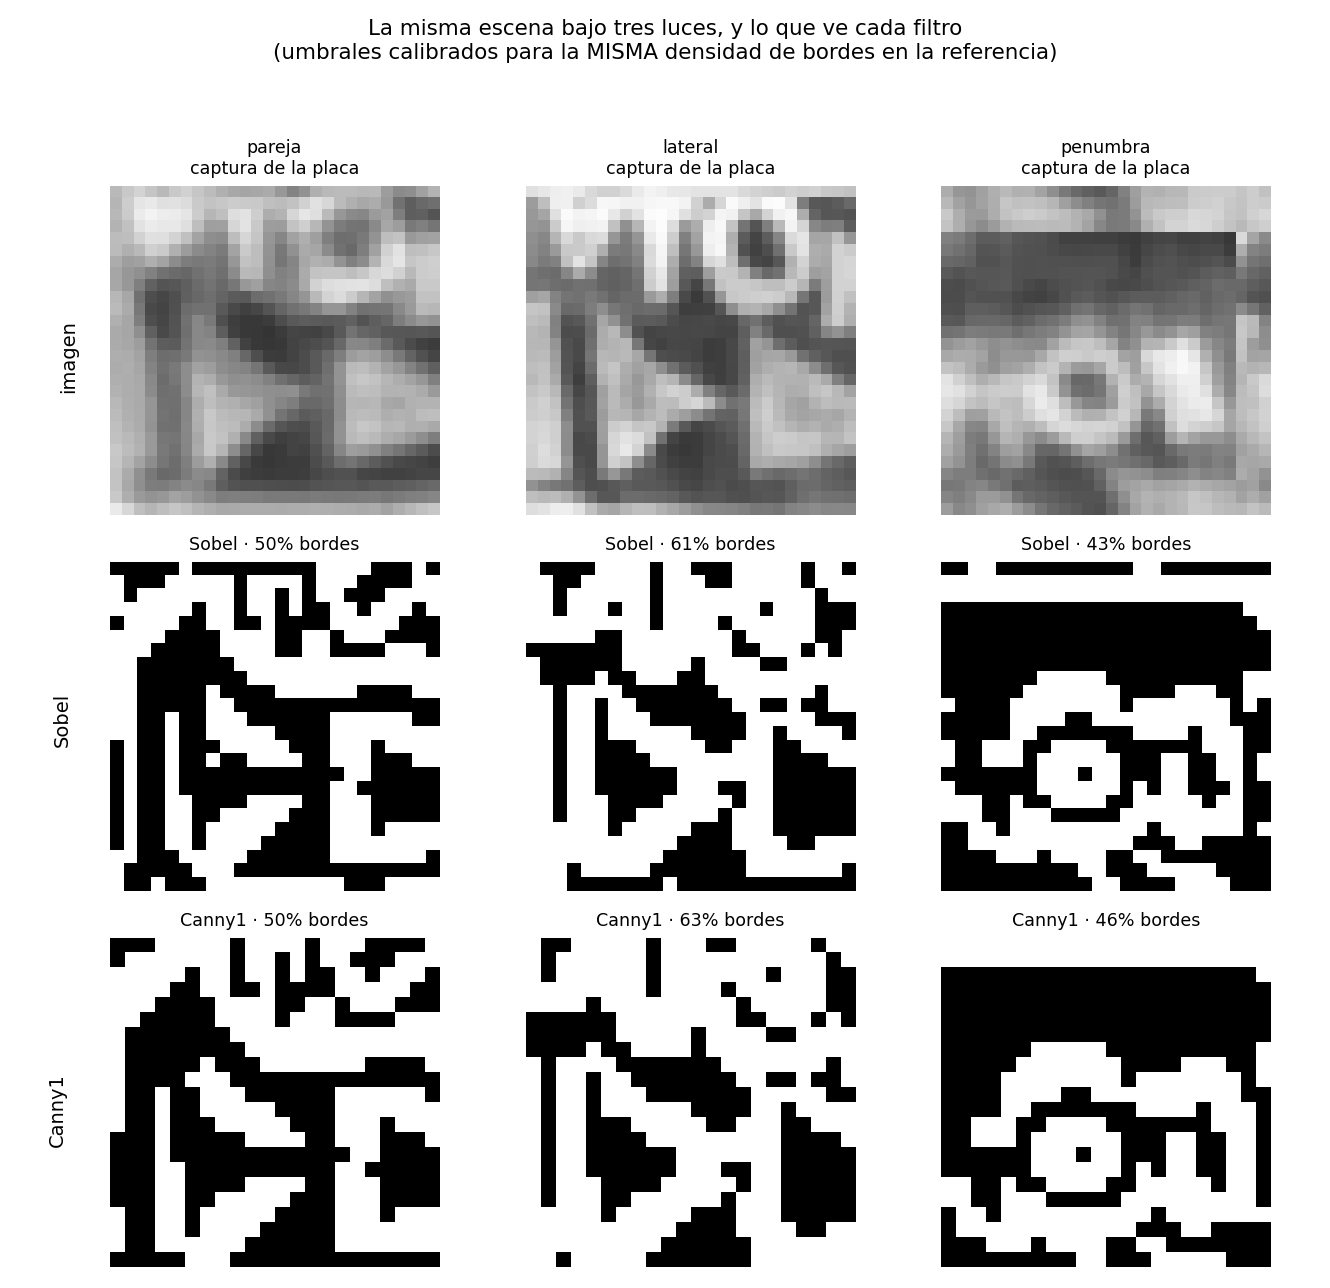

The Python source for this figure:
# === Cuaderno 2 · figura 5: Sobel vs Canny sobre capturas REALES de la placa ===
import numpy as np, matplotlib.pyplot as plt
d = np.load("../../clasificador_mnist/experimento_luz.npz")
cond = ["pareja", "lateral", "penumbra"]

fig, ax = plt.subplots(3, 3, figsize=(9.5, 9.2))
for c, n in enumerate(cond):
    ax[0, c].imshow(d[f"img_{n}"], cmap="gray", vmin=0, vmax=255)
    ax[0, c].set_title(f"{n}\ncaptura de la placa", fontsize=9)
    ax[1, c].imshow(d[f"Sobel_{n}"], cmap="gray")
    ax[1, c].set_title(f"Sobel · {d[f'Sobel_{n}'].mean():.0%} bordes", fontsize=9)
    ax[2, c].imshow(d[f"Canny1_{n}"], cmap="gray")
    ax[2, c].set_title(f"Canny1 · {d[f'Canny1_{n}'].mean():.0%} bordes", fontsize=9)
for a in ax.ravel(): a.axis("off")
ax[0, 0].text(-4, 14, "imagen", rotation=90, va="center", ha="center", fontsize=10)
ax[1, 0].text(-4, 11, "Sobel", rotation=90, va="center", ha="center", fontsize=10)
ax[2, 0].text(-4, 11, "Canny1", rotation=90, va="center", ha="center", fontsize=10)
fig.suptitle("La misma escena bajo tres luces, y lo que ve cada filtro\n"
             "(umbrales calibrados para la MISMA densidad de bordes en la referencia)",
             fontsize=11, y=.985)
plt.tight_layout(rect=[0, 0, 1, .96])
plt.savefig("fig_luz_real.png", dpi=140)
plt.show()

def jac(a, b):
    u = (a | b).sum()
    return (a & b).sum()/u if u else float("nan")
print("consistencia del mapa de bordes entre condiciones (Jaccard):")
for a, b in [("pareja","lateral"), ("pareja","penumbra"), ("lateral","penumbra")]:
    s = jac(d[f"Sobel_{a}"], d[f"Sobel_{b}"]); c = jac(d[f"Canny1_{a}"], d[f"Canny1_{b}"])
    val = "" if a == "pareja" and b == "lateral" else "   (escena distinta: no cuenta)"
    print(f"  {a:>8} vs {b:<9} Sobel {s:6.1%}   Canny {c:6.1%}   dif {c-s:+6.1%}{val}")
